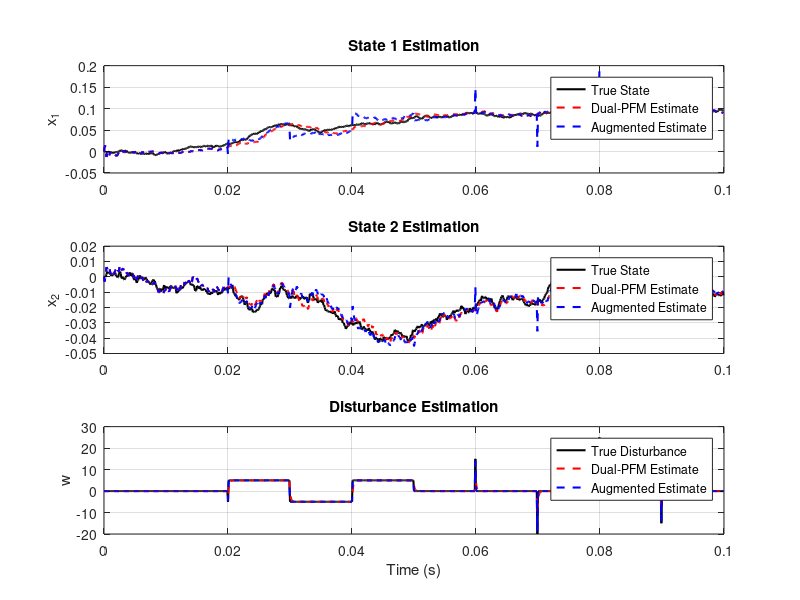

MATLAB code for this plot:
% plot_comparisons.m
clear; clc; close all;

% 1. Load the saved datasets
% These will load as structures containing t, x_true, w_true, x_hat, w_hat
data_uio = load('sim_results_uio.mat');
data_aug = load('sim_results_aug.mat');

% Verify that both time vectors are identical (optional safety check)
if ~isequal(data_uio.t, data_aug.t)
    warning('Time vectors do not match. Ensure both scripts ran with the same parameters.');
end

t = data_uio.t;

% 2. Plotting
figure('Name', 'Filter Comparison: Dual-PFM vs Augmented', 'Position', [100, 100, 800, 800]);

% --- State 1 ---
subplot(3,1,1);
plot(t, data_uio.x_true(1,:), 'k', 'LineWidth', 1.5); hold on;
plot(t, data_uio.x_hat(1,:), 'r--', 'LineWidth', 1.5);
plot(t, data_aug.x_hat(1,:), 'b--', 'LineWidth', 1.5);
ylabel('x_1'); 
title('State 1 Estimation');
legend('True State', 'Dual-PFM Estimate', 'Augmented Estimate', 'Location', 'best');
grid on;

% --- State 2 ---
subplot(3,1,2);
plot(t, data_uio.x_true(2,:), 'k', 'LineWidth', 1.5); hold on;
plot(t, data_uio.x_hat(2,:), 'r--', 'LineWidth', 1.5);
plot(t, data_aug.x_hat(2,:), 'b--', 'LineWidth', 1.5);
ylabel('x_2'); 
title('State 2 Estimation');
legend('True State', 'Dual-PFM Estimate', 'Augmented Estimate', 'Location', 'best');
grid on;

% --- Disturbance ---
subplot(3,1,3);
plot(t, data_uio.w_true(1,:), 'k', 'LineWidth', 1.5); hold on;
plot(t, data_uio.w_hat(1,:), 'r--', 'LineWidth', 1.5);
plot(t, data_aug.w_hat(1,:), 'b--', 'LineWidth', 1.5);
ylabel('w'); xlabel('Time (s)'); 
title('Disturbance Estimation');
legend('True Disturbance', 'Dual-PFM Estimate', 'Augmented Estimate', 'Location', 'best');
grid on;

% 3. Calculate and Display Mean Squared Error (MSE)
fprintf('--- Mean Squared Error (MSE) Comparison ---\n');

% Dual-PFM Errors
mse_uio_x1 = mean((data_uio.x_true(1,:) - data_uio.x_hat(1,:)).^2);
mse_uio_x2 = mean((data_uio.x_true(2,:) - data_uio.x_hat(2,:)).^2);
mse_uio_w  = mean((data_uio.w_true(1,:) - data_uio.w_hat(1,:)).^2);

% Augmented Errors
mse_aug_x1 = mean((data_aug.x_true(1,:) - data_aug.x_hat(1,:)).^2);
mse_aug_x2 = mean((data_aug.x_true(2,:) - data_aug.x_hat(2,:)).^2);
mse_aug_w  = mean((data_aug.w_true(1,:) - data_aug.w_hat(1,:)).^2);

fprintf('State 1 (x1):\n');
fprintf('  Dual-PFM MSE: %e\n', mse_uio_x1);
fprintf('  Augmented MSE: %e\n', mse_aug_x1);

fprintf('State 2 (x2):\n');
fprintf('  Dual-PFM MSE: %e\n', mse_uio_x2);
fprintf('  Augmented MSE: %e\n', mse_aug_x2);

fprintf('Disturbance (w):\n');
fprintf('  Dual-PFM MSE: %e\n', mse_uio_w);
fprintf('  Augmented MSE: %e\n', mse_aug_w);
